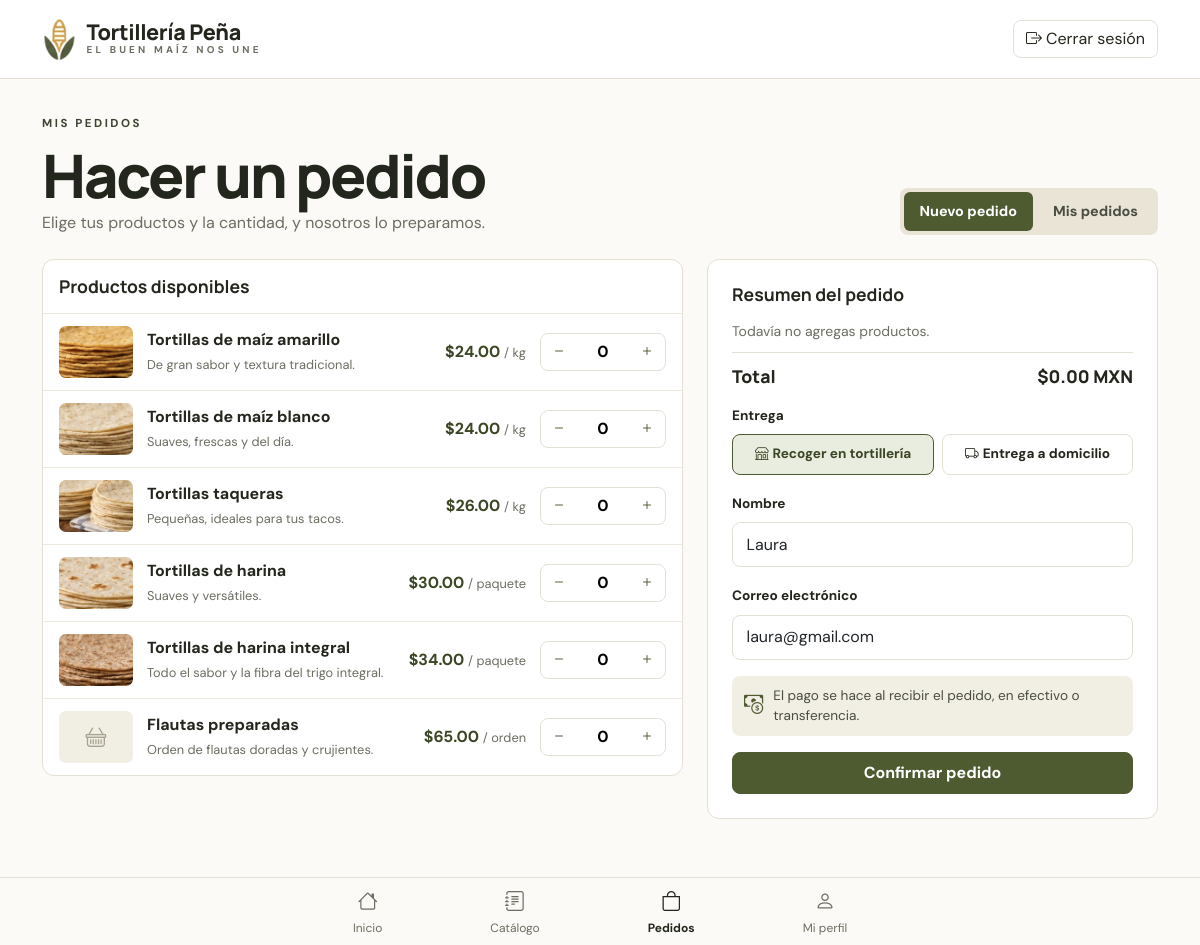
Screenshot of /cliente/pedido.php (signed in) with the database file from the repository.
### tables this page shows
CREATE TABLE productos (
  id_producto INT UNSIGNED NOT NULL AUTO_INCREMENT,
  id_categoria SMALLINT UNSIGNED NOT NULL,
  nombre VARCHAR(80) NOT NULL,
  descripcion VARCHAR(255) DEFAULT NULL,
  precio DECIMAL(8,2) NOT NULL,
  unidad VARCHAR(20) NOT NULL DEFAULT 'kg',
  imagen VARCHAR(150) DEFAULT NULL,
  destacado TINYINT(1) NOT NULL DEFAULT 0,
  activo TINYINT(1) NOT NULL DEFAULT 1,
  fecha_alta DATETIME NOT NULL DEFAULT CURRENT_TIMESTAMP,
  PRIMARY KEY (id_producto),
  CONSTRAINT fk_productos_categorias FOREIGN KEY (id_categoria) REFERENCES categorias (id_categoria)
    ON UPDATE CASCADE ON DELETE RESTRICT
);

### includes/funciones.php (called while the page is built, shortened)
<?php
function e($texto)
{
    return htmlspecialchars((string) $texto, ENT_QUOTES, 'UTF-8');
}
function usuario_actual()
{
    return $_SESSION['usuario'] ?? null;
}
function requiere_rol($rol, $raiz = '../')
{
    $usuario = usuario_actual();
    return $usuario;
}
function dinero($cantidad)
{
    return '$' . number_format((float) $cantidad, 2);
}
function cantidad($valor)
{
    return rtrim(rtrim(number_format((float) $valor, 2, '.', ''), '0'), '.');
}
function foto_producto($imagen, $raiz = '')
{
    if ($imagen && is_file(__DIR__ . '/../assets/img/productos/' . $imagen)) {
        return $raiz . 'assets/img/productos/' . rawurlencode($imagen);
    }
    return null;
}

### cliente/pedido.php (the view, shortened to what this page needs)
<?php
require_once '../includes/funciones.php';
$usuario = requiere_rol(ROL_CLIENTE);
$productos = $pdo->query(
    'SELECT id_producto, nombre, descripcion, precio, unidad, imagen FROM productos WHERE activo = 1 ORDER BY id_categoria, nombre'
)->fetchAll();
$cantidades = [];
require '../includes/header_cliente.php';
?>
<div class="d-flex flex-wrap justify-content-between align-items-end gap-3 mb-4">
    <div>
        <p class="etiqueta">Mis pedidos</p>
        <h1 class="titulo-grande mb-1">Hacer un pedido</h1>
        <p class="texto-secundario mb-0">Elige tus productos y la cantidad, y nosotros lo preparamos.</p>
    </div>
    <div class="segmentos">
        <a href="pedido.php" class="activo">Nuevo pedido</a>
        <a href="mis_pedidos.php">Mis pedidos</a>
    </div>
</div>
<form method="post" id="formPedido" novalidate>
    <div class="row g-4 align-items-start">
        <div class="col-lg-7">
            <div class="tarjeta">
                <h2 class="subtitulo p-3 mb-0">Productos disponibles</h2>
                <?php foreach ($productos as $p): ?>
                    <?php
                    $foto = foto_producto($p['imagen'], '../');
                    $paso = $p['unidad'] === 'kg' ? '0.5' : '1';
                    $valor = $cantidades[$p['id_producto']] ?? 0;
                    ?>
                    <div class="fila-producto" data-precio="<?= $p['precio'] ?>" data-nombre="<?= e($p['nombre']) ?>" data-unidad="<?= e($p['unidad']) ?>">
                        <?php if ($foto): ?>
                            <img src="<?= $foto ?>" alt="">
                        <?php else: ?>
                            <div class="sin-foto"><i class="bi bi-basket"></i></div>
                        <?php endif; ?>
                        <div class="flex-grow-1">
                            <strong><?= e($p['nombre']) ?></strong>
                            <small><?= e($p['descripcion']) ?></small>
                        </div>
                        <div class="precio"><?= dinero($p['precio']) ?> <small>/ <?= e($p['unidad']) ?></small></div>
                        <div class="contador">
                            <button type="button" class="menos" aria-label="Quitar"><i class="bi bi-dash"></i></button>
                            <input type="number" name="cantidad[<?= $p['id_producto'] ?>]" value="<?= cantidad($valor) ?>" min="0" max="50" step="<?= $paso ?>" aria-label="Cantidad de <?= e($p['nombre']) ?>">
                            <button type="button" class="mas" aria-label="Agregar"><i class="bi bi-plus"></i></button>
                        </div>
                    </div>
                <?php endforeach; ?>
            </div>
        </div>
        <div class="col-lg-5">
            <div class="tarjeta p-4 resumen-pedido">
                <h2 class="subtitulo">Resumen del pedido</h2>
                <div id="listaResumen" class="mt-3">
                </div>
                <div class="total-linea">
                    <span>Total</span>
                    <span id="totalPedido">$0.00 MXN</span>
                </div>
                <label class="form-label mt-3">Entrega</label>
                <div class="d-flex gap-2 mb-3">
                    <label class="opcion-entrega flex-fill">
                        <span><i class="bi bi-shop me-1"></i>Recoger en tortillería</span>
                    </label>
                    <label class="opcion-entrega flex-fill">
                        <span><i class="bi bi-truck me-1"></i>Entrega a domicilio</span>
                    </label>
                </div>
                <label class="form-label">Nombre</label>
                <input type="text" class="form-control mb-3" value="<?= e(trim($usuario['nombre'] . ' ' . $usuario['apellidos'])) ?>" readonly>
                <label class="form-label">Correo electrónico</label>
                <input type="email" class="form-control" value="<?= e($usuario['correo']) ?>" readonly>
                <div class="aviso-pago mt-3">
                    <i class="bi bi-cash-coin"></i>
                    <span>El pago se hace al recibir el pedido, en efectivo o transferencia.</span>
                </div>
                <button class="btn btn-verde w-100 py-2 mt-3">Confirmar pedido</button>
            </div>
        </div>
    </div>
</form>
<?php require '../includes/footer_cliente.php'; ?>

### assets/css/estilos.css (style rules this page uses)
:root { --verde: #4e5b31; --verde-oscuro: #3b4624; --verde-claro: #e9eddf; --crema: #fbfaf6; --crema-oscuro: #f1eee4; --borde: #e5e0d4; --texto: #23261c; --texto-suave: #6b6e61; --dorado: #c9a14a; }
body.sitio { font-family: 'DM Sans', system-ui, sans-serif; background: var(--crema); color: var(--texto); }
h1, h2, h3, .titulo-grande, .titulo-seccion, .marca-nombre { font-family: 'Manrope', system-ui, sans-serif; }
a { color: var(--verde); }
.texto-secundario, .text-secundario { color: var(--texto-suave); }
.btn-verde { background: var(--verde); border: 1px solid var(--verde); color: #fff; font-weight: 600; border-radius: 8px; }
.etiqueta { display: flex; align-items: center; gap: 8px; font-size: .72rem; letter-spacing: .22em; text-transform: uppercase; font-weight: 700; color: #3d4231; margin-bottom: .75rem; }
.titulo-grande { font-weight: 800; font-size: clamp(2.3rem, 5vw, 4rem); letter-spacing: -.04em; line-height: 1.05; }
.subtitulo { font-family: 'Manrope', sans-serif; font-weight: 700; font-size: 1.1rem; }
.sin-foto { width: 100%; height: 100%; min-height: 60px; display: flex; align-items: center; justify-content: center; background: var(--crema-oscuro); color: #a6a28f; font-size: 2rem; }
.form-label { font-weight: 700; font-size: .85rem; }
.form-control, .form-select { border-color: var(--borde); border-radius: 8px; padding: .6rem .85rem; }
.area-cliente { background: var(--crema-oscuro); padding-bottom: 90px; }
.tarjeta { background: #fff; border: 1px solid var(--borde); border-radius: 12px; }
.segmentos { display: flex; background: #e9e4d6; border-radius: 8px; padding: 4px; gap: 4px; }
.segmentos a { padding: 9px 16px; border-radius: 6px; color: #4a4d42; font-weight: 600; text-decoration: none; font-size: .9rem; }
.segmentos a.activo { background: var(--verde); color: #fff; }
.fila-producto { display: flex; align-items: center; gap: 14px; padding: 12px 16px; border-top: 1px solid #efeae0; }
.fila-producto img, .fila-producto .sin-foto { width: 74px; height: 52px; object-fit: cover; border-radius: 7px; font-size: 1.3rem; min-height: 0; flex-shrink: 0; }
.fila-producto strong { display: block; }
.fila-producto small { color: var(--texto-suave); font-size: .8rem; }
.fila-producto .precio { font-weight: 700; color: var(--verde-oscuro); white-space: nowrap; }
.fila-producto .precio small { font-weight: 400; }
.contador { display: flex; align-items: center; border: 1px solid var(--borde); border-radius: 8px; overflow: hidden; flex-shrink: 0; }
.contador button { border: 0; background: none; color: var(--verde); padding: 6px 10px; }
.contador input { width: 52px; border: 0; text-align: center; font-weight: 700; -moz-appearance: textfield; }
.resumen-pedido { position: sticky; top: 100px; }
.total-linea { display: flex; justify-content: space-between; font-family: 'Manrope', sans-serif; font-weight: 800; font-size: 1.1rem; border-top: 1px solid var(--borde); padding-top: 10px; margin-top: 10px; }
.opcion-entrega { cursor: pointer; }
.opcion-entrega { position: relative; }
.opcion-entrega span { display: block; border: 1px solid var(--borde); border-radius: 8px; padding: 9px; font-size: .85rem; font-weight: 600; text-align: center; }
.opcion-entrega input:checked + span { border-color: var(--verde); background: var(--verde-claro); color: var(--verde-oscuro); }
.aviso-pago { display: flex; gap: 10px; align-items: center; background: var(--crema-oscuro); border-radius: 8px; padding: 10px 12px; font-size: .85rem; color: #4a4d42; }
.aviso-pago i { color: var(--verde); font-size: 1.2rem; }

### rows the page displays
productos: imagen (picture), nombre "Tortillas de maíz amarillo", descripcion "De gran sabor y textura tradicional.", precio "$24.00", unidad "kg", id_producto "0"
productos: imagen (picture), nombre "Tortillas de maíz blanco", descripcion "Suaves, frescas y del día.", precio "$24.00", unidad "kg", id_producto "0"
productos: imagen (picture), nombre "Tortillas taqueras", descripcion "Pequeñas, ideales para tus tacos.", precio "$26.00", unidad "kg", id_producto "0"
productos: imagen (picture), nombre "Tortillas de harina", descripcion "Suaves y versátiles.", precio "$30.00", unidad "paquete", id_producto "0"
productos: imagen (picture), nombre "Tortillas de harina integral", descripcion "Todo el sabor y la fibra del trigo integral.", precio "$34.00", unidad "paquete", id_producto "0"
productos: nombre "Flautas preparadas", descripcion "Orden de flautas doradas y crujientes.", precio "$65.00", unidad "orden", id_producto "0"
